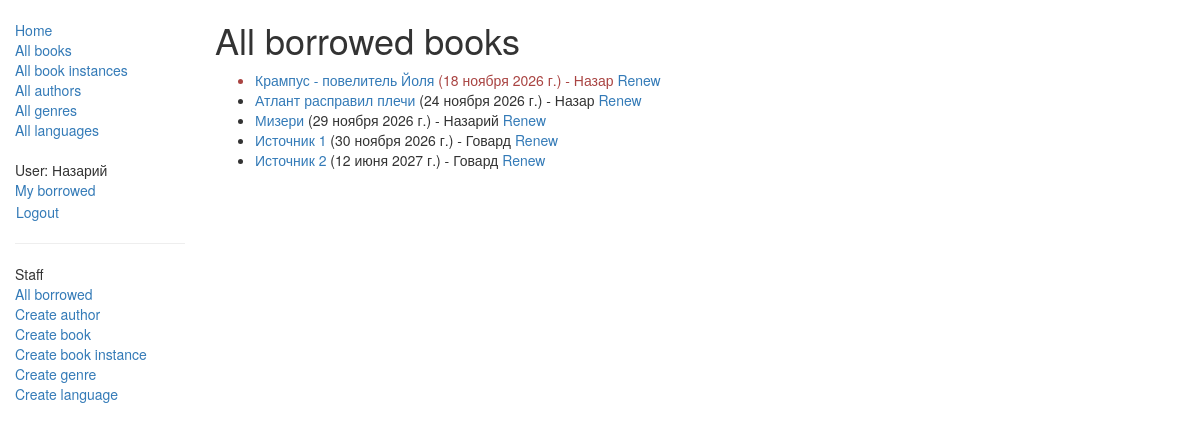
The app's page /catalog/all-borrowed/ (signed in), older data.
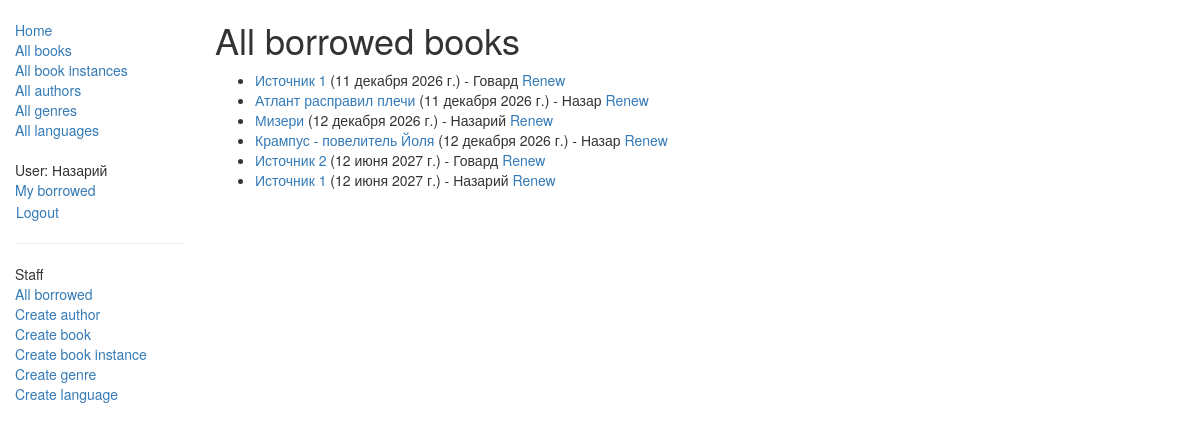
The same page, newer data.
### catalog/models.py (models this page shows, shortened)
class BookInstance(models.Model):
    id = models.UUIDField(primary_key=True, default=uuid.uuid4, help_text="Уникальный идентификатор для конкретной книги.")
    book = models.ForeignKey('Book', on_delete=models.SET_NULL, null=True)
    imprint = models.CharField(max_length=200)
    due_back = models.DateField(null=True, blank=True)
    borrower = models.ForeignKey(settings.AUTH_USER_MODEL, on_delete=models.SET_NULL, null=True, blank=True)
    LOAN_STATUS = (
        ('m', 'Maintenance'),
        ('o', 'On loan'),
        ('a', 'Available'),
        ('r', 'Reserved'),
    )
    status = models.CharField(max_length=1, choices=LOAN_STATUS, blank=True, default='m', help_text="Наличие книги.")
    class Meta:
        ordering = ('due_back',)
        permissions = (("can_mark_returned", "Set book as returned"),)
    @property
    def is_overdue(self):
        return bool(self.due_back and date.today() > self.due_back)

class Book(models.Model):
    title = models.CharField(max_length=200)
    author = models.ForeignKey('Author', on_delete=models.SET_NULL, null=True)
    summary = models.TextField(max_length=1000, help_text='Добавьте описание для книги.')
    isbn = models.CharField('ISBN', max_length=13, help_text="13 Персонажей <a href='https://www.isbn-international.org/content/what-isbn'>ISBN</a>")
    genre = models.ManyToManyField('Genre', help_text="Выберите жанр для книги.")
    language = models.ForeignKey('Language', on_delete=models.SET_NULL, null=True)
    class Meta:
        ordering = ['title','author']
    def display_genre(self):
        return ", ".join([genre.name for genre in self.genre.all()[:3] ])
    display_genre.short_description = 'Genre'

### catalog/views.py (the view)
# urls.py: path('all-borrowed/', views.AllLoanedBooksByUserListView.as_view(), name='all-borrowed'),
class AllLoanedBooksByUserListView(PermissionRequiredMixin,generic.ListView):
    model = BookInstance
    permission_required = 'catalog.can_mark_returned'
    template_name = 'catalog/all_bookinstance_list_borrowed_user.html'
    paginate_by = 10
    context_object_name = 'all_bookinstance_list'
    def get_queryset(self):
        return (
            BookInstance.objects.filter(status__exact='o')
            .order_by('due_back')
        )

### catalog/templates/catalog/all_bookinstance_list_borrowed_user.html
{% extends "base_generic.html" %}
{% block content %}
    <h1>All borrowed books</h1>
    {% if all_bookinstance_list %}
    <ul>
      {% for bookinst in all_bookinstance_list %}
      <li class="{% if bookinst.is_overdue %}text-danger{% endif %}">
        <a href="{% url 'book-detail' bookinst.book.pk %}">{{ bookinst.book.title }}</a> ({{ bookinst.due_back }}) - {{ bookinst.borrower }}
          {% if perms.catalog.can_mark_returned %}<a href="{% url 'renew-book-librarian' bookinst.id %}">Renew</a>{% endif %}
      </li>
      {% endfor %}
    </ul>
    {% else %}
      <p>There are no books borrowed.</p>
    {% endif %}
{% endblock %}

Row changes from the older to the newer data that the page shows:
changed BookInstance (number 1 of 6 on the later page): due_back "30 ноября 2026 г." → "11 декабря 2026 г."; moves up the list
changed BookInstance "Атлант расправил плечи": due_back "24 ноября 2026 г." → "11 декабря 2026 г."
changed BookInstance "Мизери": due_back "29 ноября 2026 г." → "12 декабря 2026 г."
changed BookInstance "Крампус - повелитель Йоля": due_back "18 ноября 2026 г." → "12 декабря 2026 г."; moves down the list
added BookInstance: book "Источник 1", due_back "12 июня 2027 г.", borrower "Назарий"
